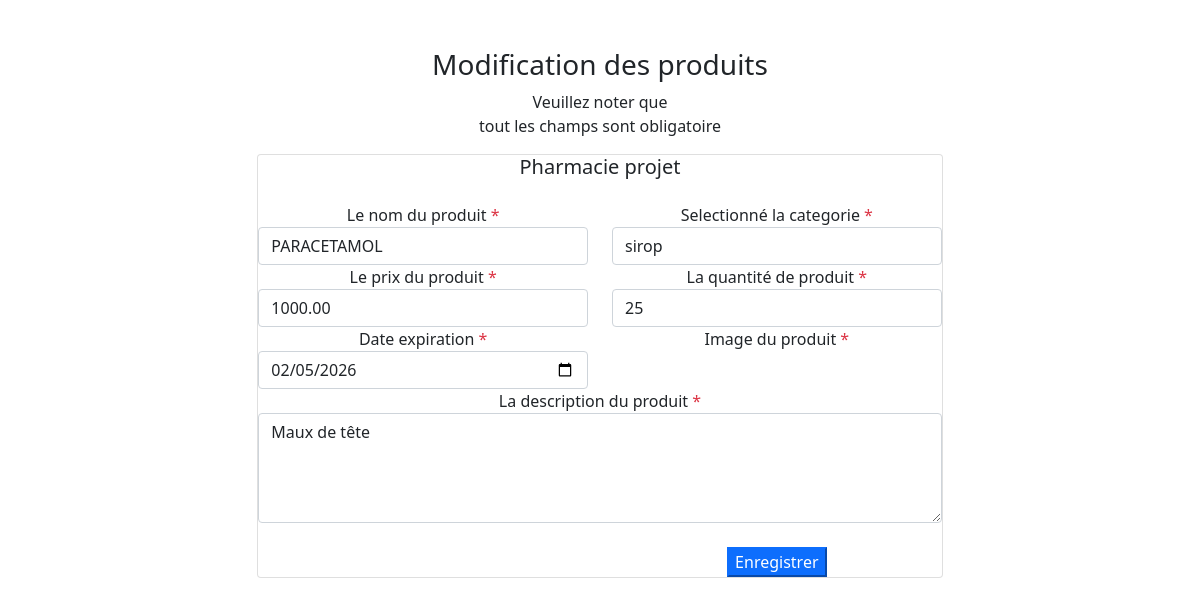
Screenshot of /modication/2/ (signed in) with the database file from the repository.
### Medicaments/models.py (models this page shows, shortened)
class Medoc(models.Model):
    name = models.CharField(max_length=100)  # ✅ plus de virgule
    category = models.ForeignKey(Categories, on_delete=models.CASCADE)
    price = models.DecimalField(max_digits=10, decimal_places=2)
    quantite = models.PositiveBigIntegerField(default=0)
    description = models.TextField()
    date_ajout = models.DateField(auto_now_add=True)
    date_expiration = models.DateField()
    img = models.ImageField(null=True, blank=True, upload_to='media/')
    is_active = models.BooleanField(default=True)
    class Meta:
        ordering = ['-date_ajout']

### Medicaments/views.py (the view)
# urls.py: path('modication/<int:pk>/', views.UpdateDonnees.as_view(), name='modifier'),
class UpdateDonnees(LoginRequiredMixin, UpdateView):
    model = Medoc
    form_class = AjoutProduit
    template_name = "Medicaments/modification.html"
    success_url = reverse_lazy("home")

### Medicaments/context_processors.py (called while the page is built)
def panier_counter(request):
    if request.user.is_authenticated:
        panier = Panier.objects.filter(user=request.user, is_active=True).first()
        if panier:
            count = panier.lignes.count()   # nb de lignes (produits différents)
        else:
            count = 0
    else:
        count = 0
    return {"panier_count": count}

### Medicaments/models.py (called while the page is built)
    def __str__(self):
        return self.name

### Medicaments/templates/Medicaments/modification.html (shortened to what this page needs)
{% load static %}
<!DOCTYPE html>
<html lang="fr">
<head>
    <link rel="stylesheet" href="{% static 'style.css' %}">
    <link rel="stylesheet" href="{% static 'bootstrap.min.css' %}">
    <link rel="stylesheet" href="{% static 'font-awesome.min.css' %}">
    <link rel="stylesheet" href="{% static 'css/style1.css' %}">
</head>
<body>
    <div class="container-fluid px-1 py-5 mx-auto">
        <div class="row d-flex justify-content-center">
            <div class="col-xl-7 col-lg-8 col-md-9 col-11 text-center">
                <h3>Modification des produits</h3>
                <p class="blue-text">Veuillez noter que <br> tout les champs sont obligatoire</p>
                <div class="card">
                    <h5 class="text-center mb-4">Pharmacie projet</h5>
                        <form class="form-card" method="POST" enctype="multipart/form-data">
                        <div class="row justify-content-between text-left">
                            <div class="form-group col-sm-6 flex-column d-flex">
                                 <label class="form-control-label px-3">Le nom du produit<span class="text-danger"> *</span></label>
                                 {{form.name}}
                                 </div>
                            <div class="form-group col-sm-6 flex-column d-flex"> <label class="form-control-label px-3">Selectionné la categorie<span class="text-danger"> *</span></label>
                                {{form.category}}
                             </div>
                        </div>
                        <div class="row justify-content-between text-left">
                            <div class="form-group col-sm-6 flex-column d-flex"> <label class="form-control-label px-3">Le prix du produit<span class="text-danger"> *</span></label>
                                {{form.price}}
                            </div>
                            <div class="form-group col-sm-6 flex-column d-flex"> <label class="form-control-label px-3">La quantité de produit<span class="text-danger"> *</span></label>
                                {{form.quantite}}
                            </div>
                        </div>
                        <div class="row justify-content-between text-left">
                            <div class="form-group col-sm-6 flex-column d-flex"> <label class="form-control-label px-3">Date expiration<span class="text-danger"> *</span></label>
                                {{form.date_expiration}}
                            </div>
                            <div class="form-group col-sm-6 flex-column d-flex"> <label class="form-control-label px-3">Image du produit<span class="text-danger"> *</span></label>
                            </div>
                        </div>
                        <div class="row justify-content-between text-left">
                            <div class="form-group col-12 flex-column d-flex"> <label class="form-control-label px-3">La description du produit <span class="text-danger"> *</span></label>
                                {{form.description}}
                            </div>
                        </div>
                        <br>
                        <div class="row justify-content-end">
                            <div class="form-group col-sm-6">
                                <input type="submit" class="btn-block btn-primary" value="Enregistrer">
                        </div>
                    </form>
                </div>
            </div>
        </div>
    </div>
</body>
</html>

### static/style.css (style rules this page uses)
html, body { height: auto !important; min-height: 100% !important; overflow-y: auto !important; }
* { box-sizing: border-box; }
:root { --app-bg: #101827; --sidebar: rgba(21, 30, 47,1); --sidebar-main-color: #fff; --table-border: #1a2131; --table-header: #1a2131; --app-content-main-color: #fff; --sidebar-link: #fff; --sidebar-active-link: #1d283c; --sidebar-hover-link: #1a2539; --action-color: #2869ff; --action-color-hover: #6291fd; --app-content-secondary-color: #1d283c; --filter-reset: #2c394f; --filter-shadow: rgba(16, 24, 39, 0.8) 0px 6px 12px -2px, rgba(0, 0, 0, 0.3) 0px 3px 7px -3px; }
body, html { margin: 0; padding: 0; height: 100%; width: 100%; }
body { overflow: hidden; font-family: "Poppins", sans-serif; background-color: var(--app-bg); -webkit-font-smoothing: antialiased; -moz-osx-font-smoothing: grayscale; }

### rows the page displays
Medoc: name "PARACETAMOL", category "sirop", price "1000.00", quantite "25", date_expiration "02/05/2026", description "Maux de tête"
